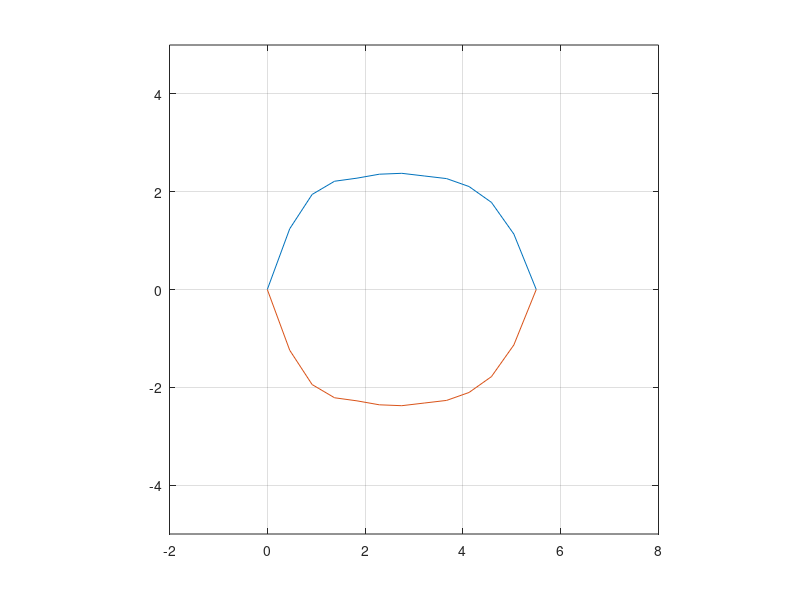

Write MATLAB code to recreate this figure.
% Skript egg




a = 0;
b = 5.5;
N = 12;

deltaX = (b-a)/N;

f0 = 0;
f1 = 1.38;
f2 = 2.16;
f3 = 2.46;
f4 = 2.53;
f5 = 2.62;
f6 = 2.64;
f7 = 2.58;
f8 = 2.52;
f9 = 2.34;
f10 = 1.98;
f11 = 1.26;
f12 = 0;

xVektor = a:deltaX:b;
yVektor = [f0 f1 f2 f3 f4 f5 f6 f7 f8 f9 f10 f11 f12]*0.9;


plot (xVektor, yVektor)
axis([-2 8 -5 5])
axis square
grid on
hold on

yyVektor = -yVektor;
plot(xVektor, yyVektor)
hold off